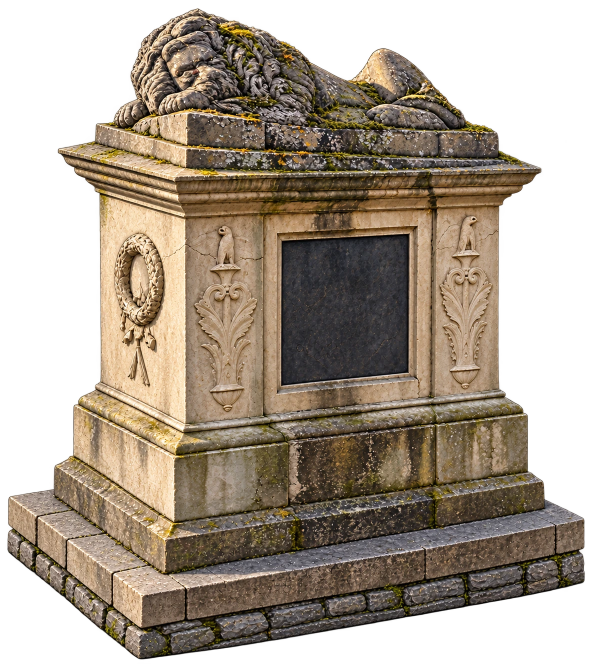
#> input picture assets/lion-ende-alpha8.webp, 1184 x 1328 px, given in place of assets, which was not available (shown at 1/2 size)
$ python audit-style2-intake.py ../assets
#> lines starting #> are read from the running program, lines starting #| are printed output that depends on the picture
#!/usr/bin/env python3
"""Read-only pixel gate for proposed Style-2 runtime sprites.

This checks source bytes; it never converts files or grants artistic approval.
For example:
    python tools/audit-style2-intake.py --grid 3x4 --expected-size 768x1024 source.png
"""

import argparse
import hashlib
import json
from pathlib import Path

from PIL import Image


def parse_pair(value: str) -> tuple[int, int]:
    try:
        a, b = (int(part) for part in value.lower().split("x"))
        if a > 0 and b > 0:
            return a, b
    except (ValueError, TypeError):
        pass
    raise argparse.ArgumentTypeError("expected two positive integers, e.g. 3x4")


def audit(path: Path, grid=(1, 1), expected_size=None) -> dict:
#> called with grid = (1, 1)
    path = Path(path)
    with Image.open(path) as source:
#> source is the input picture: PIL image 1184x1328 RGBA; mean R, G, B, A 105.5, 90.4, 71.6, 163
        source.load()  # Fail closed on truncated or undecodable images.
        width, height = source.size
#> width = 1184; height = 1328
        format_name = source.format
#> format_name = 'WEBP'
        source_has_alpha = "A" in source.getbands() or "transparency" in source.info
#> source_has_alpha = True
        rgba = source.convert("RGBA")

    alpha = rgba.getchannel("A")
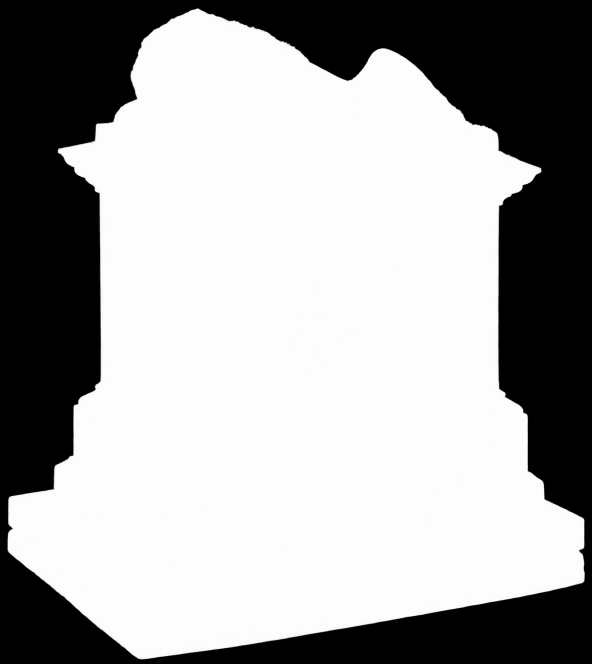
#> alpha: PIL image 1184x1328 L (shown at 1/2 size); min 0, max 254, mean 163
    pix = rgba.load()
    columns, rows = grid
    issues = []
    if format_name not in ("PNG", "WEBP"):
        issues.append("unsupported-format")
    if format_name != path.suffix[1:].upper():
        issues.append("extension-content-mismatch")
    if not source_has_alpha:
        issues.append("no-alpha-channel")
    if expected_size and (width, height) != tuple(expected_size):
        issues.append("runtime-dimensions-mismatch")
    if width % columns or height % rows:
        issues.append("atlas-not-divisible-by-grid")

    # RGBA is decoded as 4 bytes per pixel on Canvas regardless of WebP size.
    decoded_bytes = width * height * 4
#> decoded_bytes = 6289408
    if decoded_bytes > 16 * 1024 * 1024:
        issues.append("over-16mib-decoded")

    opaque = transparent = partial = hidden_rgb = magenta = green = 0
    pixels = rgba.get_flattened_data() if hasattr(rgba, "get_flattened_data") else rgba.getdata()
    for r, g, b, a in pixels:
        if a == 0:
            transparent += 1
            if r or g or b:
                hidden_rgb += 1
        elif a == 255:
            opaque += 1
        else:
            partial += 1
        # Detect visible chroma-key leftovers, not intentionally invisible matte.
        if a >= 16 and r > 220 and b > 200 and g < 100:
            magenta += 1
        if a >= 16 and g > 110 and g > r * 1.5 and g > b * 1.5:
            green += 1
#> after the loop, green = 0; hidden_rgb = 511421; magenta = 0; opaque = 0; partial = 1033767; transparent = 538585

    edge_pixels = sum(1 for x in range(width) if pix[x, 0][3] > 8 or pix[x, height - 1][3] > 8)
#> edge_pixels = 0
    edge_pixels += sum(1 for y in range(1, height - 1) if pix[0, y][3] > 8 or pix[width - 1, y][3] > 8)
    if edge_pixels:
        issues.append("visible-outer-edge")
    if hidden_rgb:
        issues.append("hidden-rgb-matte-needs-cleanup")
    if magenta:
        issues.append("visible-magenta-pixels-review")
    if green:
        issues.append("visible-green-pixels-review")

    frames = []
    if width % columns == 0 and height % rows == 0:
        cell_width, cell_height = width // columns, height // rows
#> cell_width = 1184; cell_height = 1328
        for row in range(rows):
            for col in range(columns):
                x0, y0 = col * cell_width, row * cell_height
                mask = alpha.crop((x0, y0, x0 + cell_width, y0 + cell_height))
                bbox = mask.point(lambda a: 255 if a >= 32 else 0).getbbox()
                frame = {"col": col, "row": row, "bbox": list(bbox) if bbox else None}
                if bbox:
                    left, top, right, bottom = bbox
                    frame["safe_margin_px"] = min(left, top, cell_width - right, cell_height - bottom)
                    frame["foot_x_fraction"] = round((left + right) / (2 * cell_width), 3)
                    if frame["safe_margin_px"] < 2 and grid != (1, 1):
                        issues.append("frame-touches-atlas-cell")
                else:
                    issues.append("empty-atlas-frame")
                frames.append(frame)
#> after the loop, frames = 1 item; issues = ['extension-content-mismatch', 'hidden-rgb-matte-needs-cleanup']

    issues = sorted(set(issues))
    return {
        "source": path.name,
        "sha256": hashlib.sha256(path.read_bytes()).hexdigest(),
        "format": format_name,
        "mode": rgba.mode if source_has_alpha else "RGB/no-alpha",
        "size": [width, height],
        "grid": [columns, rows],
        "decoded_mib": round(decoded_bytes / 1048576, 2),
        "pixels": {"opaque": opaque, "transparent": transparent, "partial": partial,
                   "hidden_rgb": hidden_rgb, "visible_magenta": magenta, "visible_green": green,
                   "outer_edge": edge_pixels},
        "frames": frames,
        "issues": issues,
        "pixel_gate": "pass" if not issues else "hold",
        "art_approval": "not-automated",
    }


def main() -> None:
    parser = argparse.ArgumentParser(description=__doc__)
    parser.add_argument("images", type=Path, nargs="+", help="existing PNG/WebP source files")
    parser.add_argument("--grid", type=parse_pair, default=(1, 1), metavar="COLSxROWS")
    parser.add_argument("--expected-size", type=parse_pair, metavar="WxH")
    args = parser.parse_args()
    reports = [audit(image, args.grid, args.expected_size) for image in args.images]
#> reports = 1 item
    print(json.dumps(reports, ensure_ascii=False, indent=2))
#> (printed output is left out)


if __name__ == "__main__":
    main()

$ run again, on assets/scenery-alpha8.webp
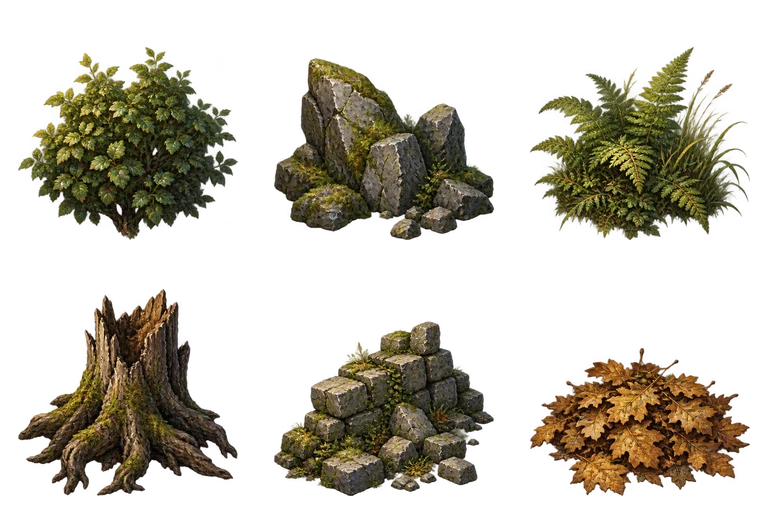
#> input picture assets/scenery-alpha8.webp, 768 x 512 px, given in place of assets, which was not available
#> in audit, source is the input picture: PIL image 768x512 RGBA; mean R, G, B, A 34.4, 29.6, 15.9, 85.9
#> source_has_alpha = True
#> in audit, `alpha = rgba.getchannel("A")`:
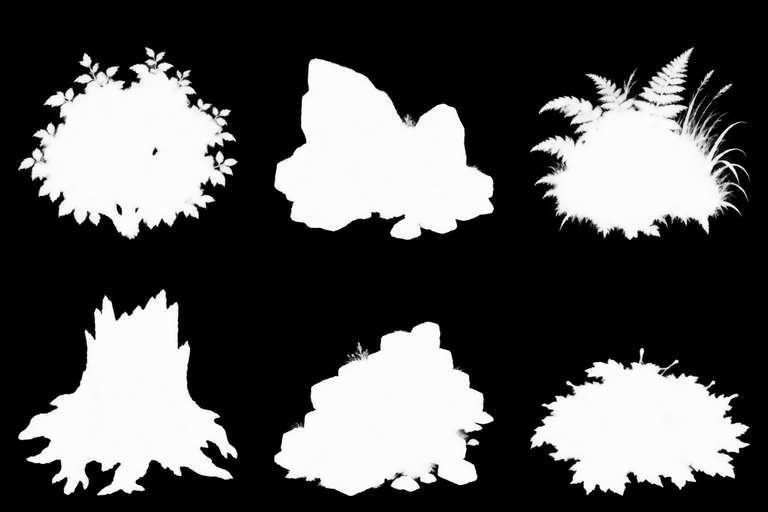
#> alpha: PIL image 768x512 L; min 0, max 255, mean 85.9
#> after the loop in audit, `for r, g, b, a in pixels:`: green = 0; hidden_rgb = 24722; magenta = 0; opaque = 967; partial = 159356; transparent = 232893
#> edge_pixels = 0
#> after the loop in audit, `for row in range(rows):`: frames = 1 item; issues = ['extension-content-mismatch', 'hidden-rgb-matte-needs-cleanup']
#> reports = 1 item
#> (printed output is left out)
